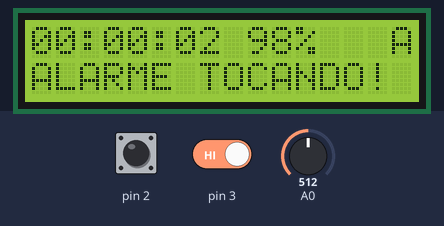
Bench run of a sketch on a simulated Arduino Uno, built with avr-gcc and run on an emulated ATmega328P. On the bench: 16×2 character LCD. The test bench sets the inputs (shaded band); at power-on: pin 2 HIGH, pin 3 HIGH, A0 = 512.

Above: at 1.2 s.
1.3 s: pin 2 driven LOW
At 2.8 s:
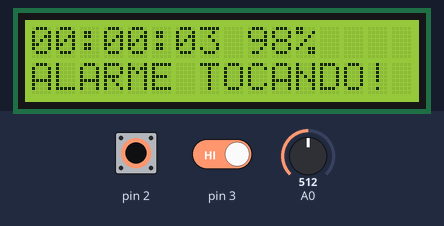
5.3 s: pin 3 driven LOW
At 6.8 s:
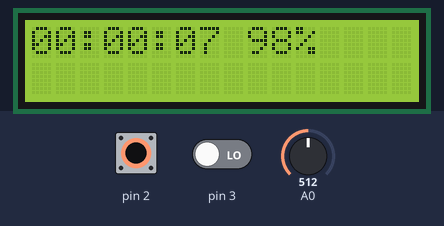
9.3 s: A0 set to 716
At 11.8 s:
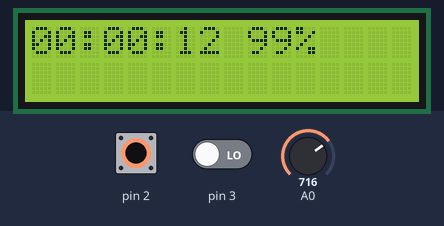
13.3 s: A0 set to 306
At 15.3 s:
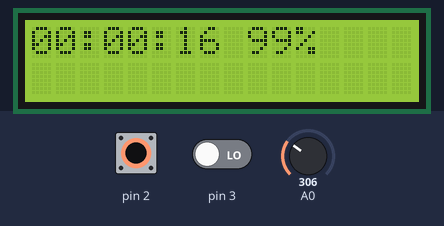
17.3 s: A0 set to 122
At 19.6 s:
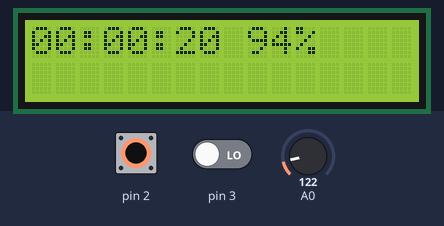
21.3 s: pin 2 pulsed HIGH 5 times (0.12 s each, 0.3 s apart)
At 23.8 s:
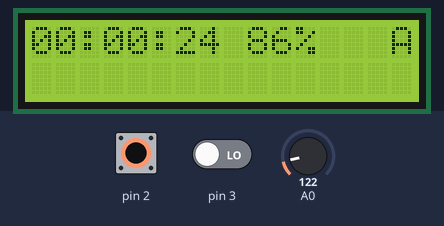

The sketch:

codigo.ino
```cpp
#include <LiquidCrystal.h>
// LiquidCrystal(RS, EN, D4, D5, D6, D7) -- ordem de conexão dos pinos, conforme a library.
LiquidCrystal lcd(12, 13, 11, 10, 9, 8);

// DEFINIÇÃO DE VARIÁVEIS DO PROJETO.
unsigned int segundos = 0;
unsigned int minutos = 0;
unsigned int horas = 0;

unsigned int alarme_minutos = 0;
unsigned int alarme_horas = 0;
volatile boolean alarme_ativado = true;
volatile boolean alarme_tocando = false;
volatile boolean alarme_lock = false;

volatile boolean leu_string = false;
char buffer_leitura[100];
unsigned int buffer_index = 0;

int bateria = 100;
unsigned int luz_solar = 0;

char mensagem_erro[] = "Comando invalido!\r";

volatile boolean fim_conversao = false;

void setup()
{
  //=========== Configuração do USART0 em modo Assíncrono para Comunicação Serial. ===========
  UBRR0 = 103; // Para definir o BAUD Rate como 9600, calcula-se UBR0 = [freq/(16*BAUD)] - 1
  UCSR0A = 0b00000000;
  // Habilita a interrupção de fim de leitura de dados e habilita a recepção de dados.
  UCSR0B = 0b00000000 | ( 1 << RXCIE0 ) | ( 1 << RXEN0 ) | ( 1 << TXEN0 );
  // Define: operação em modo assíncrono; sem paridade; 1 stop bit; 8 bits.
  UCSR0C = 0b00000000 | ( 1 << UCSZ01 ) | ( 1 << UCSZ00 );


  //=========== Configuração do Timer 1 (de 16 bits) para contagem dos segundos. ===========
  // Configura o Prescaler para frequência de (16MHz/1024) = 15625Hz.
  TCCR1B = 0b00000000 | ( 1 << CS12 ) | ( 0 << CS11 ) | ( 1 << CS10 );
  TCNT1 = 0;  // Zera o valor inicial do Timer.

  // O valor máximo do counter será o número de ticks do pre-scaler para gerar 1s.
  // Com frequência de 15625Hz, serão necessários 15625 ticks para obter 1s.
  // Mas, no modo CTC, sempre que o tempo desejado é atingido, ele se reseta.
  // Como o reset leva um ciclo de clock para ser concluído, temos 15625-1=15624
  OCR1A = 15624;

  // Define o modo do Timer 1 como CTC (Clear Timer on Compare) com OCR1A.
  TCCR1A = 0b00000000 | ( 0 << WGM11 ) | ( 0 << WGM10 );
  TCCR1B |= ( 0 << WGM13 ) | ( 1 << WGM12 );

  // Habilita a interrupção ativada quando o valor do timer se torna igual ao valor do OCR1A.
  TIMSK1 = 0b00000000 | ( 1 << OCIE1A );


  //=========== Configuração das interrrupções externas: ===========
  //Primeiro botão:
  EIMSK = 0 | (1 << INT0);
  EICRA = 0 | (1 << ISC01) | (0 << ISC00);
  //Acionamento configurado em 'FALLING EDGE' para evitar que o comando seja enviado indeterminadamente.

  //Segundo botão:
  EIMSK |= (1 << INT1);
  EICRA |= (1 << ISC11) | (0 << ISC10);
  //Da mesma forma, acionamento em 'FALLING EDGE'

  //=========== Configuração do display LCD: ===========
  // Inicia a exibição no display LCD, definindo um display de 16 colunas e 2 linhas.
  lcd.begin(16, 2);

  //==============Configuração  ADC (Conversor Analógico-Digital).=============
  ADMUX = (1<<REFS0); //channel = 0 e REFSO = 1 -> VCC como referencia de tensao.

  // Habilita o ADC e define prescaler de 128
  // 16000000/128 = 125000
  ADCSRA = (1<<ADEN) | (1<<ADIE) | (1<<ADPS2) | (1<<ADPS1) | (1<<ADPS0);
  ADCSRA |= (1<<ADSC); //Inicia a primeira conversao.
}

// Interrupção executada toda vez que TCTN1 = OCR1A (modo CTC). Ou seja, conforme as configurações, quando ele atinge 1s.
ISR(TIMER1_COMPA_vect)
{
  segundos = segundos + 1;

  bateria-=2; //A cada minuto, perde 1% de bateria.
  if(fim_conversao)
  {
    fim_conversao = false;
    luz_solar = ADC;//L + (ADCH<<8);
    ADCSRA |= (1<<ADSC);
  }
  bateria += luz_solar*5/1023.0;
  if(bateria>100) //Satura bateria
    bateria = 100;
  if(bateria<0)
    bateria = 0;
}

// Interrupção dispara quando toda a leitura de 8 bits foi terminada.
ISR(USART_RX_vect)
{
  buffer_leitura[buffer_index] = UDR0;
  if(buffer_leitura[buffer_index++] == '\r')
  {
    leu_string = true;
  }
}

//Imprime no serial.
void imprimir(char texto[])
{
  int i = 0;
  while(texto[i] != '\0')
  {
    while( !(UCSR0A & ( 1 << UDRE0 )) ); //Espera estar livre pra escrever
    UDR0 = texto[i++];
  }
}

//Interrupcao para o botao 1, que ativa/desativa alarme.
ISR(INT0_vect)
{
  alarme_ativado = !alarme_ativado;
}

//Interrupcao para o botao 2, que faz com que o alarme pare de tocar.
ISR(INT1_vect)
{
  if(alarme_tocando)
  {
    alarme_tocando = false;
    alarme_lock = true; // Trava o alarme, para que não toque mais nesse minuto.
  }
}

//Interrupcao que sinaliza o fim da conversao AD.
ISR(ADC_vect)
{
  fim_conversao = true;
}

// Rotina que leva ao display tudo que deve ser exibido, conforme as configurações adotadas e as variáveis.
void exibe_display(boolean tem_bateria)
{
  if(tem_bateria)
  {
      // Coloca o cursor na posição inicial das horas.
      lcd.setCursor(0,0);

      // Coloca um zero à frente das horas, caso seja um dígito menor que dez.
      if(horas < 10)
        lcd.print( "0" + String(horas) );
      else
        lcd.print( String(horas) );

      lcd.print(":");

      // Repete o processo para os minutos e segundos.
      if(minutos < 10)
        lcd.print( "0" + String(minutos) );
      else
        lcd.print( String(minutos) );

      lcd.print(":");

      if(segundos < 10)
        lcd.print( "0" + String(segundos) );
      else
        lcd.print( String(segundos) );

      if(bateria==100)
        lcd.print( " " + String(bateria) + "%");
      else if(bateria<100 && bateria >= 10)
        lcd.print( " " + String(bateria) + "% ");
      else if(bateria<10)
        lcd.print( " " + String(bateria) + "%  ");

      // Se o alarme estiver acionado, exibe um caractere no canto da tela indicando.
      if(alarme_ativado)
      {
        lcd.setCursor(15,0);
        lcd.print("A");
      }
      else
      {
        lcd.setCursor(15,0);
        lcd.print(" ");
      }
      // Se o alarme estiver tocando (o que é definido na rotina principal), exibe a mensagem.
      if(alarme_tocando)
      {
        lcd.setCursor(0,1);
        lcd.print("ALARME TOCANDO!");
      }
      else
      {
        lcd.setCursor(0,1);
        lcd.print("               ");
      }
  }
  else //Se nao tiver bateria, limpa a tela.
  {
    lcd.setCursor(0,0);
    lcd.print("                 ");
    lcd.setCursor(0,1);
    lcd.print("                 ");
  }


}

void loop() {

  // Verificação de troca entre segundos/minutos/horas.
  if (segundos >= 60)
  {
    segundos = 0;
    minutos = minutos + 1;
    alarme_lock = false; //Quando passa 1 minutos, pode-se destravar o alarme.

    if (minutos >= 60)
    {
      minutos = 0;
      horas = horas + 1;

      if (horas >= 24)
      {
        horas = 0;
      }
    }
  }

  //O alarme_lock é para quando o alarme está tocando e o botao de parar alarme é pressionada.
  //Se nao tivesse isso, o alarme voltaria a tocar.
  if(alarme_ativado && !alarme_lock)
  {
    if(horas == alarme_horas && minutos == alarme_minutos)
    {
      // Ativa a variável alarme_tocando. Na rotina exibe_display, teremos a exibição de uma mensagem exibida.
      alarme_tocando = true;
    }
  }


  // Se lida uma string por completo, uma linha inteira estará presente no buffer_leitura.
  if(leu_string)
  {
    UCSR0B |= ( 0 << RXCIE0 ); //desliga interrupcao, pra garantir que nada seja escrito enquanto esta sendo lido.

    int hora1 = buffer_leitura[1] - '0';
    int hora2 = buffer_leitura[2] - '0'; //Converte string para int.
    int min1 = buffer_leitura[4] - '0';
    int min2 = buffer_leitura[5] - '0';

    // Verifica se o comando faz sentido para HH:MM:SS
    if((hora1*10 + hora2 >= 0 && hora1*10 + hora2 < 24)
      && (min1*10 + min2 >= 0 && min1*10 + min2 < 60))
    {
      // Configura hora (colocando a letra 'H' ou 'h' na frente do comando).
      if(buffer_leitura[0] == 'H' || buffer_leitura[0] == 'h')
      {
        horas = hora1*10 + hora2;
        minutos = min1*10 + min2;
      }

      // Configura alarme (colocando a letra 'A' ou 'a' na frente do comando).
      else if(buffer_leitura[0] == 'A' || buffer_leitura[0] == 'a')
      {
        alarme_horas = hora1*10 + hora2;
        alarme_minutos = min1*10 + min2;
      }
      else // Se o comando for invalido
        imprimir(mensagem_erro);
    }
    else //Se o comando for invalido.
      imprimir(mensagem_erro);

    // Esvazia o que está presente no buffer_leitura e retorna as variáveis booleanas aos valores originais.
    leu_string = false;
    buffer_index = 0;
    buffer_leitura[0] = '\r';
    UCSR0B |= ( 1 << RXCIE0 ); //Liga interrupcao apos leitura.
  }

  // Promove a exibição no display das variáveis necessárias.
  if(bateria>5) //Se tiver com bateria, mostra a hora.
    exibe_display(true);
  else  //Se acabou a bateria, nao mostra nada, mas continua rodando o clock.
    exibe_display(false);
}
```

Measured:
- after the input at 1.3 s, the display: first changes at once (image 1 shows a later state)
- after the input at 5.3 s, the display: first changes at once (image 2 shows a later state)
- after the input at 21.3 s, the display: first changes after 0.13 s (image 6 shows a later state)
- what the display in image 1 shows lasts 1.0 s, from 2.0 s to 3.0 s
